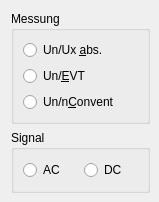
     <widget class="QWidget" name="Widget8">
      <attribute name="title">
       <string>Modus</string>
      </attribute>
      <widget class="QWidget" name="layoutWidget">
       <property name="geometry">
        <rect>
         <x>11</x>
         <y>11</y>
         <width>139</width>
         <height>182</height>
        </rect>
       </property>
       <layout class="QVBoxLayout" name="verticalLayout_5">
        <item>
         <widget class="Q3ButtonGroup" name="ModeButtonGroup">
          <property name="sizePolicy">
           <sizepolicy hsizetype="Preferred" vsizetype="Preferred">
            <horstretch>0</horstretch>
            <verstretch>0</verstretch>
           </sizepolicy>
          </property>
          <property name="font">
           <font/>
          </property>
          <property name="title">
           <string>Messung</string>
          </property>
          <property name="alignment">
           <set>Qt::AlignTop</set>
          </property>
          <property name="margin" stdset="0">
           <number>0</number>
          </property>
          <layout class="QVBoxLayout" name="verticalLayout_4">
           <item>
            <widget class="QRadioButton" name="Mode0RadioButton">
             <property name="sizePolicy">
              <sizepolicy hsizetype="Fixed" vsizetype="Fixed">
               <horstretch>0</horstretch>
               <verstretch>0</verstretch>
              </sizepolicy>
             </property>
             <property name="text">
              <string>Un/Ux &amp;abs.</string>
             </property>
             <property name="shortcut">
              <string>Alt+A</string>
             </property>
            </widget>
           </item>
           <item>
            <widget class="QRadioButton" name="Mode2RadioButton">
             <property name="sizePolicy">
              <sizepolicy hsizetype="Fixed" vsizetype="Fixed">
               <horstretch>0</horstretch>
               <verstretch>0</verstretch>
              </sizepolicy>
             </property>
             <property name="text">
              <string>Un/&amp;EVT</string>
             </property>
             <property name="shortcut">
              <string>Alt+E</string>
             </property>
            </widget>
           </item>
           <item>
            <widget class="QRadioButton" name="Mode3RadioButton">
             <property name="sizePolicy">
              <sizepolicy hsizetype="Fixed" vsizetype="Fixed">
               <horstretch>0</horstretch>
               <verstretch>0</verstretch>
              </sizepolicy>
             </property>
             <property name="font">
              <font/>
             </property>
             <property name="text">
              <string>Un/n&amp;Convent</string>
             </property>
             <property name="shortcut">
              <string>Alt+C</string>
             </property>
            </widget>
           </item>
          </layout>
         </widget>
        </item>
        <item>
         <widget class="Q3ButtonGroup" name="SignalButtonGroup">
          <property name="sizePolicy">
           <sizepolicy hsizetype="Preferred" vsizetype="Preferred">
            <horstretch>0</horstretch>
            <verstretch>0</verstretch>
           </sizepolicy>
          </property>
          <property name="font">
           <font/>
          </property>
          <property name="title">
           <string>Signal</string>
          </property>
          <property name="alignment">
           <set>Qt::AlignTop</set>
          </property>
          <property name="margin" stdset="0">
           <number>0</number>
          </property>
          <layout class="QHBoxLayout" name="horizontalLayout_2">
           <item>
            <widget class="QRadioButton" name="ACRadioButton">
             <property name="text">
              <string>AC</string>
             </property>
            </widget>
           </item>
           <item>
            <widget class="QRadioButton" name="DCRadioButton">
             <property name="text">
              <string>DC</string>
             </property>
            </widget>
           </item>
          </layout>
         </widget>
        </item>
       </layout>
      </widget>
     </widget>
